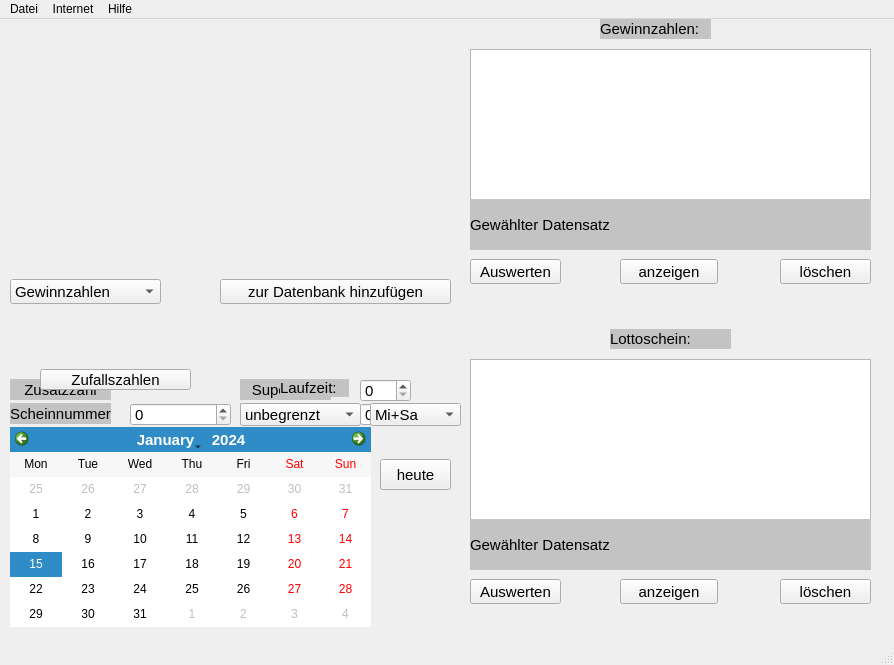
<?xml version="1.0" encoding="UTF-8"?>
<ui version="4.0">
 <class>MainWindow</class>
 <widget class="QMainWindow" name="MainWindow">
  <property name="geometry">
   <rect>
    <x>0</x>
    <y>0</y>
    <width>894</width>
    <height>665</height>
   </rect>
  </property>
  <property name="windowTitle">
   <string>Lottozahlen</string>
  </property>
  <widget class="QWidget" name="Lottozahlen">
   <property name="sizePolicy">
    <sizepolicy hsizetype="Preferred" vsizetype="Preferred">
     <horstretch>0</horstretch>
     <verstretch>0</verstretch>
    </sizepolicy>
   </property>
   <property name="minimumSize">
    <size>
     <width>480</width>
     <height>320</height>
    </size>
   </property>
   <property name="font">
    <font>
     <pointsize>11</pointsize>
    </font>
   </property>
   <property name="windowTitle">
    <string>Lottozahlen</string>
   </property>
   <property name="autoFillBackground">
    <bool>false</bool>
   </property>
   <property name="styleSheet">
    <string notr="true">QFrame#Rahmen { border-image: url(:/lottokugel.png);}
QLabel {	background-color: rgb(195, 195, 195)}</string>
   </property>
   <widget class="QWidget" name="gridLayoutWidget">
    <property name="geometry">
     <rect>
      <x>10</x>
      <y>0</y>
      <width>444</width>
      <height>251</height>
     </rect>
    </property>
    <layout class="QGridLayout" name="gridLayout"/>
   </widget>
   <widget class="QPlainTextEdit" name="edi_daten_gewinnz">
    <property name="geometry">
     <rect>
      <x>470</x>
      <y>30</y>
      <width>401</width>
      <height>151</height>
     </rect>
    </property>
    <property name="whatsThis">
     <string extracomment="Ausgabefeld">Ausgabefeld</string>
    </property>
    <property name="autoFillBackground">
     <bool>false</bool>
    </property>
    <property name="undoRedoEnabled">
     <bool>false</bool>
    </property>
    <property name="readOnly">
     <bool>true</bool>
    </property>
   </widget>
   <widget class="QWidget" name="horizontalLayoutWidget">
    <property name="geometry">
     <rect>
      <x>10</x>
      <y>290</y>
      <width>441</width>
      <height>41</height>
     </rect>
    </property>
    <layout class="QHBoxLayout" name="horizontalLayout"/>
   </widget>
   <widget class="QCalendarWidget" name="calendarWidget">
    <property name="geometry">
     <rect>
      <x>10</x>
      <y>408</y>
      <width>361</width>
      <height>200</height>
     </rect>
    </property>
    <property name="font">
     <font>
      <pointsize>9</pointsize>
      <weight>50</weight>
      <bold>false</bold>
      <kerning>true</kerning>
     </font>
    </property>
    <property name="firstDayOfWeek">
     <enum>Qt::Monday</enum>
    </property>
    <property name="gridVisible">
     <bool>false</bool>
    </property>
    <property name="selectionMode">
     <enum>QCalendarWidget::SingleSelection</enum>
    </property>
    <property name="verticalHeaderFormat">
     <enum>QCalendarWidget::NoVerticalHeader</enum>
    </property>
    <property name="navigationBarVisible">
     <bool>true</bool>
    </property>
    <property name="dateEditEnabled">
     <bool>true</bool>
    </property>
   </widget>
   <widget class="QPushButton" name="Btn_hinzu">
    <property name="geometry">
     <rect>
      <x>220</x>
      <y>260</y>
      <width>231</width>
      <height>25</height>
     </rect>
    </property>
    <property name="text">
     <string>zur Datenbank hinzufügen</string>
    </property>
   </widget>
   <widget class="QPushButton" name="Btn_gz_loeschen">
    <property name="geometry">
     <rect>
      <x>780</x>
      <y>240</y>
      <width>91</width>
      <height>25</height>
     </rect>
    </property>
    <property name="text">
     <string>löschen</string>
    </property>
   </widget>
   <widget class="QPushButton" name="Btn_gz_auswerten">
    <property name="geometry">
     <rect>
      <x>470</x>
      <y>240</y>
      <width>91</width>
      <height>25</height>
     </rect>
    </property>
    <property name="autoFillBackground">
     <bool>false</bool>
    </property>
    <property name="styleSheet">
     <string notr="true"/>
    </property>
    <property name="text">
     <string>Auswerten</string>
    </property>
   </widget>
   <widget class="QWidget" name="horizontalLayoutWidget_2">
    <property name="geometry">
     <rect>
      <x>10</x>
      <y>320</y>
      <width>441</width>
      <height>31</height>
     </rect>
    </property>
    <layout class="QHBoxLayout" name="horizontalLayout_2"/>
   </widget>
   <widget class="QLabel" name="lab_zusatz">
    <property name="geometry">
     <rect>
      <x>10</x>
      <y>360</y>
      <width>101</width>
      <height>21</height>
     </rect>
    </property>
    <property name="text">
     <string>Zusatzzahl</string>
    </property>
    <property name="alignment">
     <set>Qt::AlignCenter</set>
    </property>
   </widget>
   <widget class="QSpinBox" name="spinBox_superz">
    <property name="geometry">
     <rect>
      <x>360</x>
      <y>360</y>
      <width>51</width>
      <height>23</height>
     </rect>
    </property>
    <property name="maximum">
     <number>9</number>
    </property>
   </widget>
   <widget class="QLabel" name="lab_superz">
    <property name="geometry">
     <rect>
      <x>240</x>
      <y>360</y>
      <width>91</width>
      <height>21</height>
     </rect>
    </property>
    <property name="text">
     <string>Superzahl</string>
    </property>
    <property name="alignment">
     <set>Qt::AlignCenter</set>
    </property>
   </widget>
   <widget class="QSpinBox" name="spinBox_spiel77">
    <property name="geometry">
     <rect>
      <x>130</x>
      <y>384</y>
      <width>101</width>
      <height>23</height>
     </rect>
    </property>
    <property name="maximum">
     <number>9999999</number>
    </property>
   </widget>
   <widget class="QLabel" name="lab_spiel77">
    <property name="geometry">
     <rect>
      <x>10</x>
      <y>384</y>
      <width>101</width>
      <height>21</height>
     </rect>
    </property>
    <property name="text">
     <string>Spiel 77</string>
    </property>
    <property name="alignment">
     <set>Qt::AlignCenter</set>
    </property>
   </widget>
   <widget class="QSpinBox" name="spinBox_super6">
    <property name="geometry">
     <rect>
      <x>360</x>
      <y>384</y>
      <width>91</width>
      <height>23</height>
     </rect>
    </property>
    <property name="maximum">
     <number>999999</number>
    </property>
   </widget>
   <widget class="QLabel" name="lab_super6">
    <property name="geometry">
     <rect>
      <x>240</x>
      <y>384</y>
      <width>91</width>
      <height>21</height>
     </rect>
    </property>
    <property name="text">
     <string>Super 6:</string>
    </property>
    <property name="alignment">
     <set>Qt::AlignCenter</set>
    </property>
   </widget>
   <widget class="QComboBox" name="com_modus">
    <property name="geometry">
     <rect>
      <x>10</x>
      <y>260</y>
      <width>151</width>
      <height>25</height>
     </rect>
    </property>
    <item>
     <property name="text">
      <string>Gewinnzahlen</string>
     </property>
    </item>
    <item>
     <property name="text">
      <string>Lottoschein</string>
     </property>
    </item>
   </widget>
   <widget class="QPushButton" name="Btn_Zufall">
    <property name="geometry">
     <rect>
      <x>40</x>
      <y>350</y>
      <width>151</width>
      <height>21</height>
     </rect>
    </property>
    <property name="text">
     <string>Zufallszahlen</string>
    </property>
   </widget>
   <widget class="QComboBox" name="com_laufzeit">
    <property name="geometry">
     <rect>
      <x>240</x>
      <y>384</y>
      <width>121</width>
      <height>23</height>
     </rect>
    </property>
    <item>
     <property name="text">
      <string>unbegrenzt</string>
     </property>
    </item>
    <item>
     <property name="text">
      <string>1 Ziehung</string>
     </property>
    </item>
    <item>
     <property name="text">
      <string>2 Ziehungen</string>
     </property>
    </item>
    <item>
     <property name="text">
      <string>3 Ziehungen</string>
     </property>
    </item>
    <item>
     <property name="text">
      <string>4 Ziehungen</string>
     </property>
    </item>
    <item>
     <property name="text">
      <string>5 Ziehungen</string>
     </property>
    </item>
   </widget>
   <widget class="QLabel" name="lab_laufzeit">
    <property name="geometry">
     <rect>
      <x>280</x>
      <y>360</y>
      <width>69</width>
      <height>18</height>
     </rect>
    </property>
    <property name="text">
     <string>Laufzeit:</string>
    </property>
   </widget>
   <widget class="QPushButton" name="Btn_ls_loeschen">
    <property name="geometry">
     <rect>
      <x>780</x>
      <y>560</y>
      <width>91</width>
      <height>25</height>
     </rect>
    </property>
    <property name="text">
     <string>löschen</string>
    </property>
   </widget>
   <widget class="QPushButton" name="Btn_ls_auswerten">
    <property name="geometry">
     <rect>
      <x>470</x>
      <y>560</y>
      <width>91</width>
      <height>25</height>
     </rect>
    </property>
    <property name="text">
     <string>Auswerten</string>
    </property>
   </widget>
   <widget class="QPlainTextEdit" name="edi_daten_lottoschein">
    <property name="geometry">
     <rect>
      <x>470</x>
      <y>340</y>
      <width>401</width>
      <height>161</height>
     </rect>
    </property>
    <property name="whatsThis">
     <string extracomment="Ausgabefeld">Ausgabefeld</string>
    </property>
    <property name="autoFillBackground">
     <bool>false</bool>
    </property>
    <property name="undoRedoEnabled">
     <bool>false</bool>
    </property>
    <property name="readOnly">
     <bool>true</bool>
    </property>
   </widget>
   <widget class="QLabel" name="label">
    <property name="geometry">
     <rect>
      <x>610</x>
      <y>310</y>
      <width>121</width>
      <height>20</height>
     </rect>
    </property>
    <property name="text">
     <string>Lottoschein:</string>
    </property>
   </widget>
   <widget class="QLabel" name="label_2">
    <property name="geometry">
     <rect>
      <x>600</x>
      <y>0</y>
      <width>111</width>
      <height>20</height>
     </rect>
    </property>
    <property name="text">
     <string>Gewinnzahlen:</string>
    </property>
   </widget>
   <widget class="QLabel" name="lab_daten_gewinnz">
    <property name="geometry">
     <rect>
      <x>470</x>
      <y>180</y>
      <width>401</width>
      <height>51</height>
     </rect>
    </property>
    <property name="text">
     <string>Gewählter Datensatz</string>
    </property>
   </widget>
   <widget class="QLabel" name="lab_daten_lottoschein">
    <property name="geometry">
     <rect>
      <x>470</x>
      <y>500</y>
      <width>401</width>
      <height>51</height>
     </rect>
    </property>
    <property name="text">
     <string>Gewählter Datensatz</string>
    </property>
   </widget>
   <widget class="QPushButton" name="Btn_gz_anzeigen">
    <property name="geometry">
     <rect>
      <x>620</x>
      <y>240</y>
      <width>98</width>
      <height>25</height>
     </rect>
    </property>
    <property name="text">
     <string>anzeigen</string>
    </property>
   </widget>
   <widget class="QPushButton" name="Btn_ls_anzeigen">
    <property name="geometry">
     <rect>
      <x>620</x>
      <y>560</y>
      <width>98</width>
      <height>25</height>
     </rect>
    </property>
    <property name="text">
     <string>anzeigen</string>
    </property>
   </widget>
   <widget class="QPushButton" name="Btn_set_calender_today">
    <property name="geometry">
     <rect>
      <x>380</x>
      <y>440</y>
      <width>71</width>
      <height>31</height>
     </rect>
    </property>
    <property name="text">
     <string>heute</string>
    </property>
   </widget>
   <widget class="QLabel" name="lab_scheinnr">
    <property name="geometry">
     <rect>
      <x>10</x>
      <y>384</y>
      <width>101</width>
      <height>21</height>
     </rect>
    </property>
    <property name="text">
     <string>Scheinnummer</string>
    </property>
    <property name="alignment">
     <set>Qt::AlignCenter</set>
    </property>
   </widget>
   <widget class="QComboBox" name="com_laufzeit_tag">
    <property name="geometry">
     <rect>
      <x>370</x>
      <y>384</y>
      <width>91</width>
      <height>23</height>
     </rect>
    </property>
    <item>
     <property name="text">
      <string>Mi+Sa</string>
     </property>
    </item>
    <item>
     <property name="text">
      <string>Mittwoch</string>
     </property>
    </item>
    <item>
     <property name="text">
      <string>Samstag</string>
     </property>
    </item>
   </widget>
  </widget>
  <widget class="QMenuBar" name="menubar">
   <property name="geometry">
    <rect>
     <x>0</x>
     <y>0</y>
     <width>894</width>
     <height>29</height>
    </rect>
   </property>
   <widget class="QMenu" name="menuDatei">
    <property name="title">
     <string>Datei</string>
    </property>
    <addaction name="actionBeenden"/>
   </widget>
   <widget class="QMenu" name="menuHilfe">
    <property name="title">
     <string>Hilfe</string>
    </property>
    <addaction name="actionHilfe"/>
    <addaction name="actionInfo"/>
   </widget>
   <widget class="QMenu" name="menuInternet">
    <property name="title">
     <string>Internet</string>
    </property>
    <addaction name="actionDaten_von_lotto_de"/>
   </widget>
   <addaction name="menuDatei"/>
   <addaction name="menuInternet"/>
   <addaction name="menuHilfe"/>
  </widget>
  <widget class="QStatusBar" name="statusbar"/>
  <action name="actionBeenden">
   <property name="text">
    <string>Beenden</string>
   </property>
  </action>
  <action name="actionInfo">
   <property name="text">
    <string>Info</string>
   </property>
  </action>
  <action name="actionHilfe">
   <property name="text">
    <string>Hilfe</string>
   </property>
  </action>
  <action name="actionDaten_von_lotto_de">
   <property name="text">
    <string>Daten von lotto.de</string>
   </property>
  </action>
 </widget>
 <tabstops>
  <tabstop>edi_daten_gewinnz</tabstop>
  <tabstop>calendarWidget</tabstop>
  <tabstop>Btn_hinzu</tabstop>
  <tabstop>Btn_gz_auswerten</tabstop>
  <tabstop>Btn_gz_loeschen</tabstop>
  <tabstop>com_modus</tabstop>
  <tabstop>Btn_Zufall</tabstop>
  <tabstop>com_laufzeit</tabstop>
  <tabstop>spinBox_superz</tabstop>
  <tabstop>spinBox_spiel77</tabstop>
  <tabstop>spinBox_super6</tabstop>
 </tabstops>
 <resources/>
 <connections/>
</ui>
